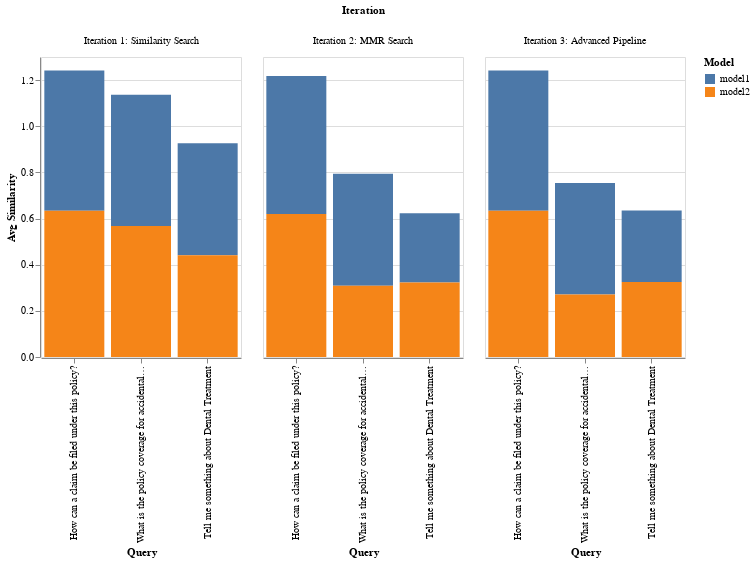

This figure's notebook cell:
### Markdown cell above
## **`Average Similarity`**

### Code cell
# prompt: Using dataframe evaluation_df: Create a plot showing the best avg similarity for each iteration & against each query and model
# Widen the chart laterally

import altair as alt

# Find the best avg similarity for each iteration, query, and model
best_similarity = evaluation_df.loc[evaluation_df.groupby(['Iteration', 'Query', 'Model'])['Avg Similarity'].idxmax()]

# Create the plot
chart = alt.Chart(best_similarity).mark_bar().encode(
    x = alt.X('Query', sort = '-y'),  # Sort queries by avg similarity
    y = 'Avg Similarity',
    color = 'Model',
    column = 'Iteration'
).properties(
    width = 200  # Widen the chart laterally
)

chart

### Figure 1 — Vega-Lite specification as saved in the notebook (floating-point values rounded to 4 significant figures)
{"config": {"view": {"continuousWidth": 400, "continuousHeight": 300}}, "data": {"name": "data-4792c4c6c65911aec0a29e11d9ac6630"}, "mark": "bar", "encoding": {"color": {"field": "Model", "type": "nominal"}, "column": {"field": "Iteration", "type": "nominal"}, "x": {"field": "Query", "sort": "-y", "type": "nominal"}, "y": {"field": "Avg Similarity", "type": "quantitative"}}, "width": 200, "$schema": "https://vega.github.io/schema/vega-lite/v4.17.0.json", "datasets": {"data-4792c4c6c65911aec0a29e11d9ac6630": [{"Model": "model1", "Iteration": "Iteration 1: Similarity Search", "Query": "How can a claim be filed under this policy?", "Response Time (s)": 0.03417, "Avg Similarity": 0.6084}, {"Model": "model2", "Iteration": "Iteration 1: Similarity Search", "Query": "How can a claim be filed under this policy?", "Response Time (s)": 0.02263, "Avg Similarity": 0.6333}, {"Model": "model1", "Iteration": "Iteration 1: Similarity Search", "Query": "Tell me something about Dental Treatment", "Response Time (s)": 0.03236, "Avg Similarity": 0.4846}, {"Model": "model2", "Iteration": "Iteration 1: Similarity Search", "Query": "Tell me something about Dental Treatment", "Response Time (s)": 0.03341, "Avg Similarity": 0.4414}, {"Model": "model1", "Iteration": "Iteration 1: Similarity Search", "Query": "What is the policy coverage for accidental death?", "Response Time (s)": 0.03548, "Avg Similarity": 0.5694}, {"Model": "model2", "Iteration": "Iteration 1: Similarity Search", "Query": "What is the policy coverage for accidental death?", "Response Time (s)": 0.02284, "Avg Similarity": 0.5675}, {"Model": "model1", "Iteration": "Iteration 2: MMR Search", "Query": "How can a claim be filed under this policy?", "Response Time (s)": 0.03912, "Avg Similarity": 0.5987}, {"Model": "model2", "Iteration": "Iteration 2: MMR Search", "Query": "How can a claim be filed under this policy?", "Response Time (s)": 0.02604, "Avg Similarity": 0.6193}, {"Model": "model1", "Iteration": "Iteration 2: MMR Search", "Query": "Tell me something about Dental Treatment", "Response Time (s)": 0.04805, "Avg Similarity": 0.3001}, {"Model": "model2", "Iteration": "Iteration 2: MMR Search", "Query": "Tell me something about Dental Treatment", "Response Time (s)": 0.02504, "Avg Similarity": 0.3231}, {"Model": "model1", "Iteration": "Iteration 2: MMR Search", "Query": "What is the policy coverage for accidental death?", "Response Time (s)": 0.04101, "Avg Similarity": 0.4849}, {"Model": "model2", "Iteration": "Iteration 2: MMR Search", "Query": "What is the policy coverage for accidental death?", "Response Time (s)": 0.02615, "Avg Similarity": 0.3089}, {"Model": "model1", "Iteration": "Iteration 3: Advanced Pipeline", "Query": "How can a claim be filed under this policy?", "Response Time (s)": 0.02281, "Avg Similarity": 0.6084}, {"Model": "model2", "Iteration": "Iteration 3: Advanced Pipeline", "Query": "How can a claim be filed under this policy?", "Response Time (s)": 0.02282, "Avg Similarity": 0.6333}, {"Model": "model1", "Iteration": "Iteration 3: Advanced Pipeline", "Query": "Tell me something about Dental Treatment", "Response Time (s)": 0.0354, "Avg Similarity": 0.3106}, {"Model": "model2", "Iteration": "Iteration 3: Advanced Pipeline", "Query": "Tell me something about Dental Treatment", "Response Time (s)": 0.02127, "Avg Similarity": 0.3247}, {"Model": "model1", "Iteration": "Iteration 3: Advanced Pipeline", "Query": "What is the policy coverage for accidental death?", "Response Time (s)": 0.02254, "Avg Similarity": 0.4826}, {"Model": "model2", "Iteration": "Iteration 3: Advanced Pipeline", "Query": "What is the policy coverage for accidental death?", "Response Time (s)": 0.02157, "Avg Similarity": 0.271}]}}
